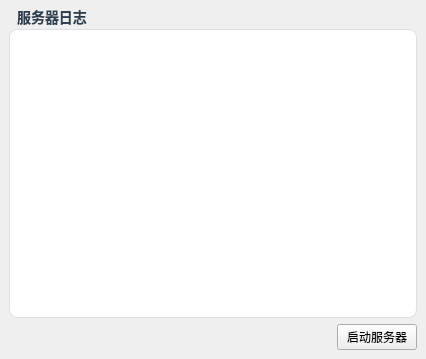
<?xml version="1.0" encoding="UTF-8"?>
<ui version="4.0">
 <class>MainWindow</class>
 <widget class="QMainWindow" name="MainWindow">
  <property name="geometry">
   <rect>
    <x>0</x>
    <y>0</y>
    <width>426</width>
    <height>359</height>
   </rect>
  </property>
  <property name="windowTitle">
   <string>服务器</string>
  </property>
  <widget class="QWidget" name="centralwidget">
   <layout class="QGridLayout" name="gridLayout">
    <item row="0" column="0">
     <widget class="QGroupBox" name="groupBox">
      <property name="styleSheet">
       <string notr="true">/* ======================
   全局基础样式
====================== */
QWidget {
    background-color: #f5f7fa;
    font-family: &quot;Microsoft YaHei&quot;;
    font-size: 14px;
    color: #333333;
}

/* ======================
   分组框（服务器日志）
====================== */
QGroupBox {
    background-color: #ffffff;
    border: 1px solid #dcdfe6;
    border-radius: 8px;
    margin-top: 20px;
    font-weight: bold;
}

QGroupBox::title {
    subcontrol-origin: margin;
    subcontrol-position: top left;
    padding: 0 6px;
    color: #2c3e50;
}

/* ======================
   日志输出区
====================== */
QPlainTextEdit {
    border: none;
    background-color: #ffffff;
    padding: 8px;
    font-family: Consolas, &quot;Courier New&quot;, monospace;
    font-size: 13px;
    color: #303133;
}

/* ======================
   启动 / 停止按钮
====================== */
QPushButton#startStopButton {
    height: 34px;
    min-width: 120px;
    border-radius: 6px;
    background-color: #67c23a;
    color: #ffffff;
    font-weight: bold;
    border: none;
}

QPushButton#startStopButton:hover {
    background-color: #85ce61;
}

QPushButton#startStopButton:pressed {
    background-color: #5daf34;
}

/* 停止状态（你在代码里 setProperty 或 setText 时切换） */
QPushButton#startStopButton[stopped=&quot;true&quot;] {
    background-color: #f56c6c;
}

QPushButton#startStopButton[stopped=&quot;true&quot;]:hover {
    background-color: #f78989;
}

/* ======================
   滚动条（日志用）
====================== */
QScrollBar:vertical {
    width: 8px;
    background: transparent;
}

QScrollBar::handle:vertical {
    background: #c0c4cc;
    border-radius: 4px;
}

QScrollBar::handle:vertical:hover {
    background: #909399;
}

QScrollBar::add-line,
QScrollBar::sub-line {
    height: 0px;
}
</string>
      </property>
      <property name="title">
       <string>服务器日志</string>
      </property>
      <layout class="QVBoxLayout" name="verticalLayout">
       <item>
        <widget class="QPlainTextEdit" name="plainTextEdit"/>
       </item>
      </layout>
     </widget>
    </item>
    <item row="1" column="0">
     <layout class="QHBoxLayout" name="horizontalLayout">
      <item>
       <spacer name="horizontalSpacer">
        <property name="orientation">
         <enum>Qt::Orientation::Horizontal</enum>
        </property>
        <property name="sizeHint" stdset="0">
         <size>
          <width>40</width>
          <height>20</height>
         </size>
        </property>
       </spacer>
      </item>
      <item>
       <widget class="QPushButton" name="startStopButton">
        <property name="text">
         <string>启动服务器</string>
        </property>
       </widget>
      </item>
     </layout>
    </item>
   </layout>
  </widget>
 </widget>
 <resources/>
 <connections/>
</ui>
